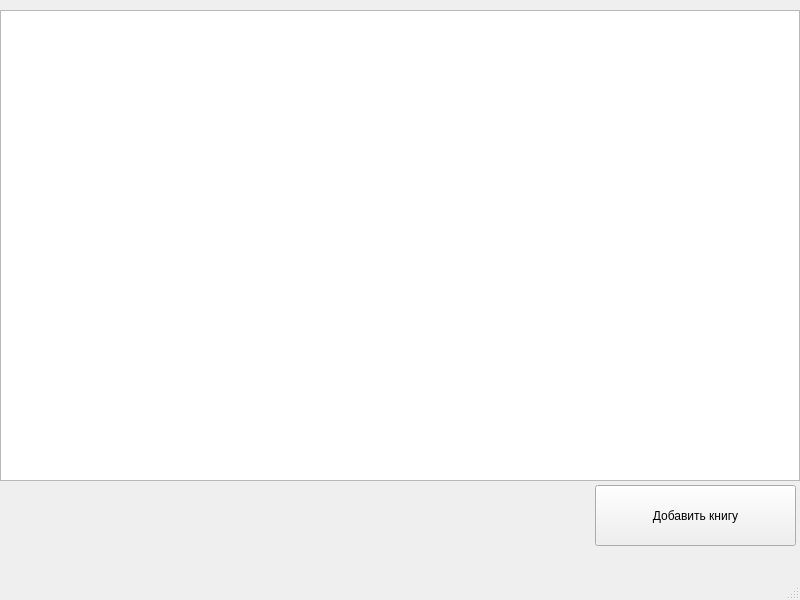
<?xml version="1.0" encoding="UTF-8"?>
<ui version="4.0">
 <class>MainWindow</class>
 <widget class="QMainWindow" name="MainWindow">
  <property name="geometry">
   <rect>
    <x>0</x>
    <y>0</y>
    <width>800</width>
    <height>600</height>
   </rect>
  </property>
  <property name="windowTitle">
   <string>MainWindow</string>
  </property>
  <widget class="QWidget" name="centralwidget">
   <widget class="QListView" name="listView">
    <property name="geometry">
     <rect>
      <x>0</x>
      <y>10</y>
      <width>800</width>
      <height>471</height>
     </rect>
    </property>
   </widget>
   <widget class="QPushButton" name="AddBook">
    <property name="geometry">
     <rect>
      <x>595</x>
      <y>485</y>
      <width>201</width>
      <height>61</height>
     </rect>
    </property>
    <property name="text">
     <string>Добавить книгу</string>
    </property>
   </widget>
  </widget>
  <widget class="QMenuBar" name="menubar">
   <property name="geometry">
    <rect>
     <x>0</x>
     <y>0</y>
     <width>800</width>
     <height>26</height>
    </rect>
   </property>
  </widget>
  <widget class="QStatusBar" name="statusbar"/>
 </widget>
 <resources/>
 <connections/>
</ui>
